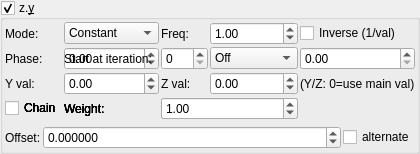
    <widget class="MyGroupBox" name="groupCheck_transf_function_enabledAy_false">
     <property name="title">
      <string>z.&amp;y</string>
     </property>
     <property name="checkable">
      <bool>true</bool>
     </property>
     <layout class="QVBoxLayout" name="verticalLayout_11">
      <property name="leftMargin">
       <number>2</number>
      </property>
      <property name="topMargin">
       <number>2</number>
      </property>
      <property name="rightMargin">
       <number>2</number>
      </property>
      <property name="bottomMargin">
       <number>2</number>
      </property>
      <item>
       <layout class="QGridLayout" name="gridLayout_83">
        <property name="spacing">
         <number>2</number>
        </property>
        <item row="2" column="3">
         <widget class="QLabel" name="label_53">
          <property name="text">
           <string>Stop at iteration:</string>
          </property>
         </widget>
        </item>
        <item row="2" column="4">
         <widget class="MySpinBox" name="spinboxInt_transf_stop_iterations_B">
          <property name="sizePolicy">
           <sizepolicy hsizetype="Preferred" vsizetype="Maximum">
            <horstretch>0</horstretch>
            <verstretch>0</verstretch>
           </sizepolicy>
          </property>
          <property name="maximum">
           <number>999</number>
          </property>
         </widget>
        </item>
      <item row="1" column="0">
       <widget class="QLabel"><property name="text"><string>Mode:</string></property></widget>
      </item>
      <item row="1" column="1">
       <widget class="MyComboBox" name="comboBox_transf_multiplier_value_mode_1">
        <item><property name="text"><string notr="true">Constant</string></property></item>
        <item><property name="text"><string notr="true">Sine</string></property></item>
        <item><property name="text"><string notr="true">Ramp</string></property></item>
        <item><property name="text"><string notr="true">Exponential</string></property></item>
        <item><property name="text"><string notr="true">Triangle</string></property></item>
        <item><property name="text"><string notr="true">Square</string></property></item>
        <item><property name="text"><string notr="true">Smoothstep</string></property></item>
        <item><property name="text"><string notr="true">Noise</string></property></item>
        <item><property name="text"><string notr="true">Ping-pong</string></property></item>
        <item><property name="text"><string notr="true">Stepped</string></property></item>
       </widget>
      </item>
      <item row="1" column="2">
       <widget class="QLabel"><property name="text"><string>Freq:</string></property></widget>
      </item>
      <item row="1" column="3">
       <widget class="MyDoubleSpinBox" name="spinbox_transf_multiplier_frequency_1">
        <property name="minimum"><double>0.01</double></property><property name="maximum"><double>100.0</double></property>
        <property name="singleStep"><double>0.1</double></property><property name="value"><double>1.0</double></property>
       </widget>
      </item>
      <item row="1" column="4" colspan="2">
       <widget class="MyCheckBox" name="checkBox_transf_multiplier_inverse_1">
        <property name="text"><string>Inverse (1/val)</string></property>
       </widget>
      </item>
      <item row="2" column="0">
       <widget class="QLabel"><property name="text"><string>Phase:</string></property></widget>
      </item>
      <item row="2" column="1">
       <widget class="MyDoubleSpinBox" name="spinbox_transf_multiplier_phase_1">
        <property name="minimum"><double>-10.0</double></property><property name="maximum"><double>10.0</double></property>
        <property name="singleStep"><double>0.1</double></property><property name="value"><double>0.0</double></property>
       </widget>
      </item>
      <item row="2" column="2">
       <widget class="QLabel"><property name="text"><string>|z| gate:</string></property></widget>
      </item>
      <item row="2" column="3">
       <widget class="MyComboBox" name="comboBox_transf_multiplier_threshold_mode_1">
        <item><property name="text"><string notr="true">Off</string></property></item>
        <item><property name="text"><string notr="true">&gt; thresh</string></property></item>
        <item><property name="text"><string notr="true">&lt; thresh</string></property></item>
       </widget>
      </item>
      <item row="2" column="4" colspan="2">
       <widget class="MyDoubleSpinBox" name="spinbox_transf_multiplier_threshold_1">
        <property name="minimum"><double>0.0</double></property><property name="maximum"><double>1000.0</double></property>
        <property name="singleStep"><double>0.1</double></property><property name="value"><double>0.0</double></property>
       </widget>
      </item>
      <item row="3" column="0">
       <widget class="QLabel"><property name="text"><string>Y val:</string></property></widget>
      </item>
      <item row="3" column="1">
       <widget class="MyDoubleSpinBox" name="spinbox_transf_multiplier_scale_y_1">
        <property name="minimum"><double>-100.0</double></property><property name="maximum"><double>100.0</double></property>
        <property name="singleStep"><double>0.01</double></property><property name="value"><double>0.0</double></property>
       </widget>
      </item>
      <item row="3" column="2">
       <widget class="QLabel"><property name="text"><string>Z val:</string></property></widget>
      </item>
      <item row="3" column="3">
       <widget class="MyDoubleSpinBox" name="spinbox_transf_multiplier_scale_z_1">
        <property name="minimum"><double>-100.0</double></property><property name="maximum"><double>100.0</double></property>
        <property name="singleStep"><double>0.01</double></property><property name="value"><double>0.0</double></property>
       </widget>
      </item>
      <item row="3" column="4" colspan="2">
       <widget class="QLabel"><property name="text"><string notr="true">(Y/Z: 0=use main val)</string></property></widget>
      </item>
      <item row="4" column="0">
       <widget class="MyCheckBox" name="checkBox_transf_multiplier_chain_5">
        <property name="text"><string>Chain</string></property>
       </widget>
      </item>
      <item row="4" column="1">
       <widget class="QLabel"><property name="text"><string>Weight:</string></property></widget>
      </item>
      <item row="4" column="2" colspan="2">
       <widget class="MyDoubleSpinBox" name="spinbox_transf_multiplier_weight_5">
        <property name="minimum"><double>0.0</double></property><property name="maximum"><double>10.0</double></property>
        <property name="singleStep"><double>0.1</double></property><property name="value"><double>1.0</double></property>
       </widget>
      </item>
      <item row="4" column="0">
       <widget class="MyCheckBox" name="checkBox_transf_multiplier_chain_4">
        <property name="text"><string>Chain</string></property>
       </widget>
      </item>
      <item row="4" column="1">
       <widget class="QLabel"><property name="text"><string>Weight:</string></property></widget>
      </item>
      <item row="4" column="2" colspan="2">
       <widget class="MyDoubleSpinBox" name="spinbox_transf_multiplier_weight_4">
        <property name="minimum"><double>0.0</double></property><property name="maximum"><double>10.0</double></property>
        <property name="singleStep"><double>0.1</double></property><property name="value"><double>1.0</double></property>
       </widget>
      </item>
      <item row="4" column="0">
       <widget class="MyCheckBox" name="checkBox_transf_multiplier_chain_3">
        <property name="text"><string>Chain</string></property>
       </widget>
      </item>
      <item row="4" column="1">
       <widget class="QLabel"><property name="text"><string>Weight:</string></property></widget>
      </item>
      <item row="4" column="2" colspan="2">
       <widget class="MyDoubleSpinBox" name="spinbox_transf_multiplier_weight_3">
        <property name="minimum"><double>0.0</double></property><property name="maximum"><double>10.0</double></property>
        <property name="singleStep"><double>0.1</double></property><property name="value"><double>1.0</double></property>
       </widget>
      </item>
      <item row="4" column="0">
       <widget class="MyCheckBox" name="checkBox_transf_multiplier_chain_2">
        <property name="text"><string>Chain</string></property>
       </widget>
      </item>
      <item row="4" column="1">
       <widget class="QLabel"><property name="text"><string>Weight:</string></property></widget>
      </item>
      <item row="4" column="2" colspan="2">
       <widget class="MyDoubleSpinBox" name="spinbox_transf_multiplier_weight_2">
        <property name="minimum"><double>0.0</double></property><property name="maximum"><double>10.0</double></property>
        <property name="singleStep"><double>0.1</double></property><property name="value"><double>1.0</double></property>
       </widget>
      </item>
      <item row="4" column="0">
       <widget class="MyCheckBox" name="checkBox_transf_multiplier_chain_1">
        <property name="text"><string>Chain</string></property>
       </widget>
      </item>
      <item row="4" column="1">
       <widget class="QLabel"><property name="text"><string>Weight:</string></property></widget>
      </item>
      <item row="4" column="2" colspan="2">
       <widget class="MyDoubleSpinBox" name="spinbox_transf_multiplier_weight_1">
        <property name="minimum"><double>0.0</double></property><property name="maximum"><double>10.0</double></property>
        <property name="singleStep"><double>0.1</double></property><property name="value"><double>1.0</double></property>
       </widget>
      </item>
        <item row="2" column="2">
         <widget class="MySpinBox" name="spinboxInt_transf_start_iterations_B">
          <property name="sizePolicy">
           <sizepolicy hsizetype="Minimum" vsizetype="Maximum">
            <horstretch>0</horstretch>
            <verstretch>0</verstretch>
           </sizepolicy>
          </property>
          <property name="minimum">
           <number>0</number>
          </property>
          <property name="maximum">
           <number>999</number>
          </property>
          <property name="value">
           <number>0</number>
          </property>
         </widget>
        </item>
        <item row="2" column="1">
         <widget class="QLabel" name="label_73">
          <property name="text">
           <string>Start at iteration:</string>
          </property>
         </widget>
        </item>
       </layout>
      </item>
      <item>
       <layout class="QGridLayout" name="gridLayout_66" columnstretch="0,0,0,1,0">
        <property name="spacing">
         <number>2</number>
        </property>
        <item row="1" column="3">
         <widget class="MyDoubleSpinBox" name="spinbox3_transf_addition_constant_y">
          <property name="sizePolicy">
           <sizepolicy hsizetype="Minimum" vsizetype="Maximum">
            <horstretch>0</horstretch>
            <verstretch>0</verstretch>
           </sizepolicy>
          </property>
          <property name="prefix">
           <string/>
          </property>
          <property name="suffix">
           <string/>
          </property>
          <property name="decimals">
           <number>6</number>
          </property>
          <property name="minimum">
           <double>-99.989999999999995</double>
          </property>
          <property name="maximum">
           <double>99.989999999999995</double>
          </property>
          <property name="singleStep">
           <double>0.100000000000000</double>
          </property>
         </widget>
        </item>
        <item row="1" column="0" colspan="2">
         <widget class="QLabel" name="label_262">
          <property name="text">
           <string>Offset:</string>
          </property>
         </widget>
        </item>
        <item row="1" column="4">
         <widget class="MyCheckBox" name="checkBox_transf_function_enabledBy_false">
          <property name="text">
           <string notr="true">alternate</string>
          </property>
         </widget>
        </item>
       </layout>
      </item>
     </layout>
    </widget>
